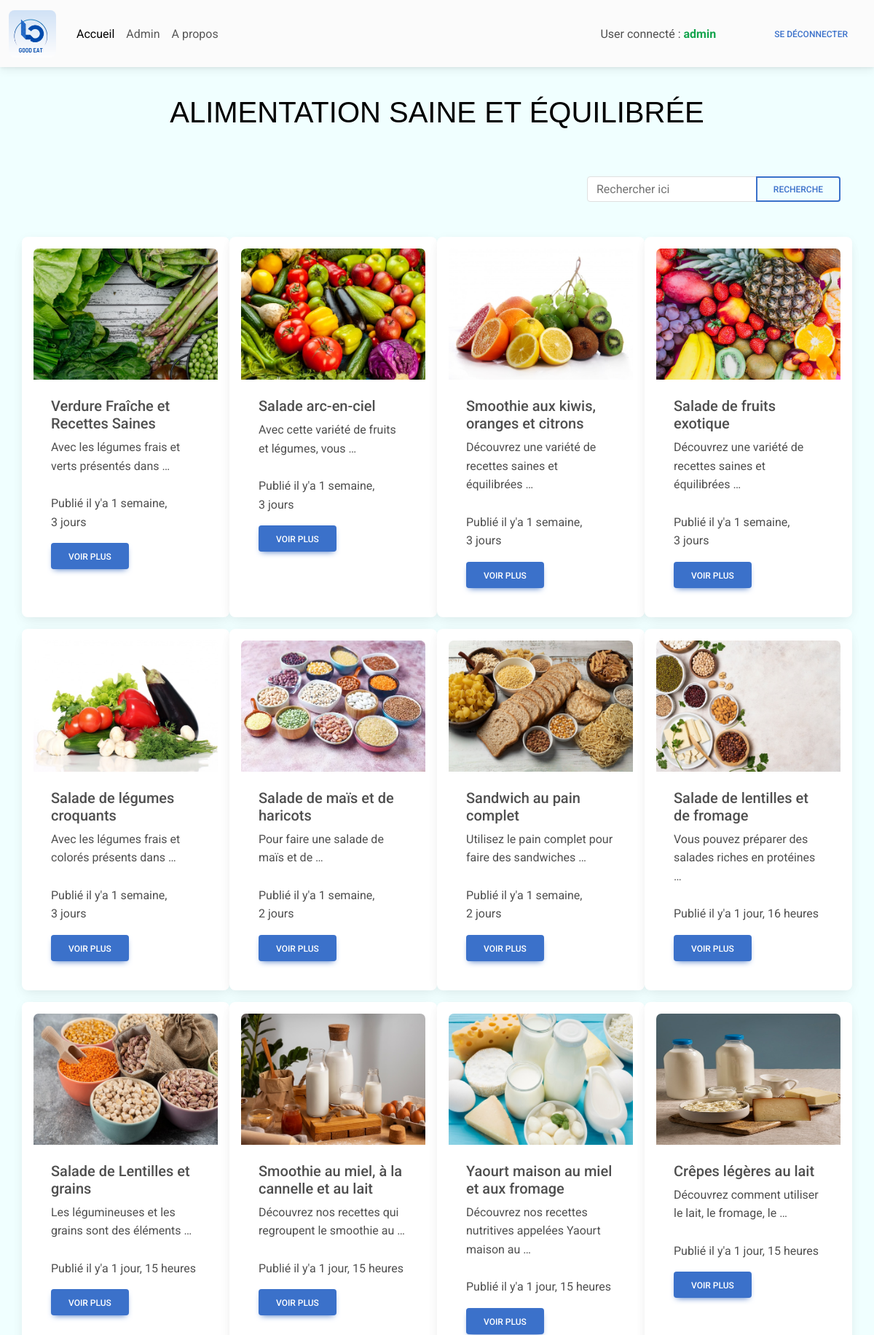
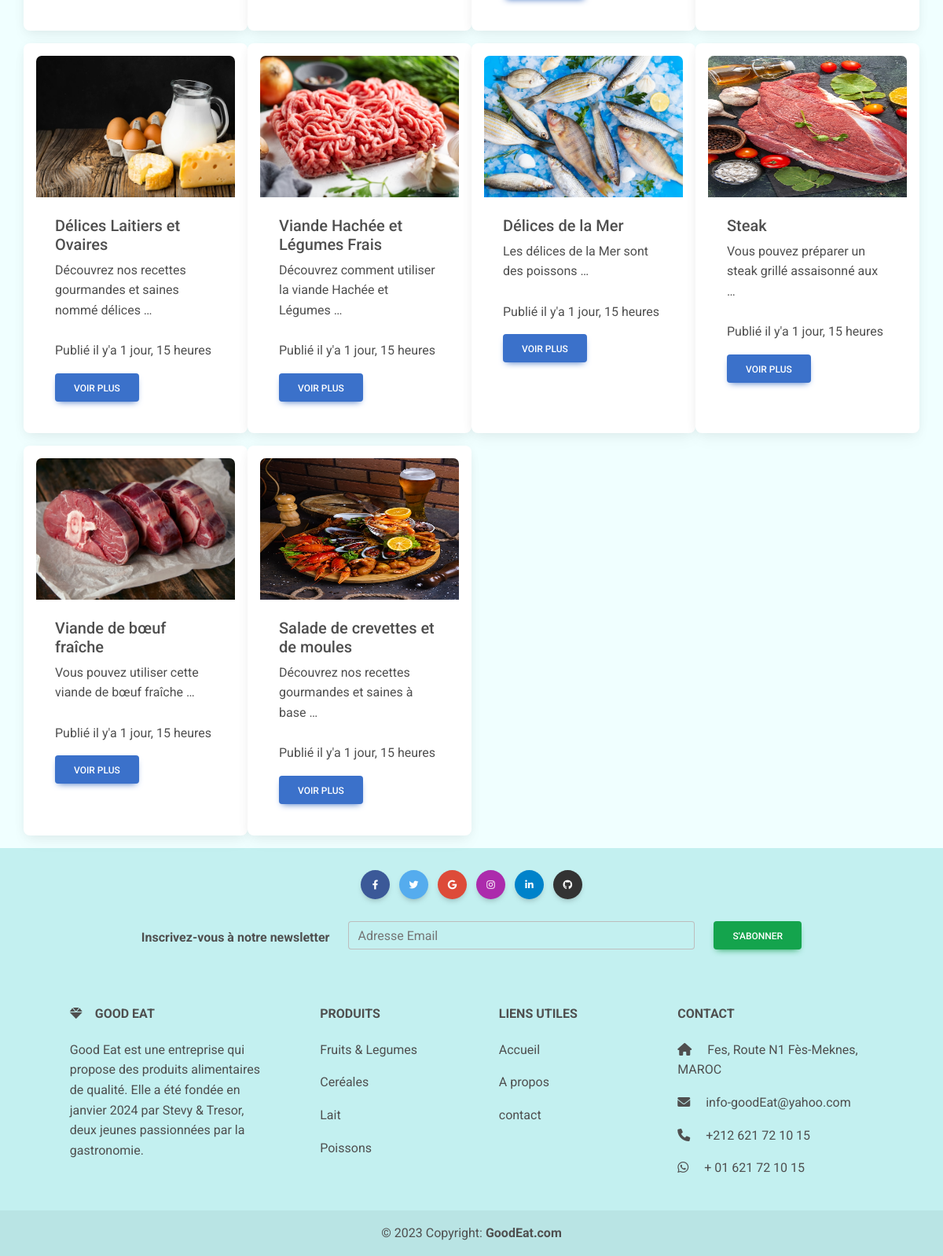
The app's page / (signed in) with its own data (2 pictures, top to bottom).
### my_blog/models.py (models this page shows)
class Produit(models.Model):
    title = models.CharField(max_length = 60)
    desc = models.TextField()
    category = models.ForeignKey(Category, on_delete=models.CASCADE,null=True)
    user = models.ForeignKey(User, on_delete=models.CASCADE)
    image = models.ImageField(upload_to = "", null=True,blank=True)
    created_add = models.DateTimeField(auto_now_add=True)
    update_add = models.DateTimeField(auto_now_add=True)
    def __str__(self):
        return self.title

### my_blog/views.py (the view)
# urls.py: path('', views.home, name='home'),
def home(resquest):
    list_produits = Produit.objects.all()
    context = {"liste_produits":list_produits}
    return render(resquest, 'index.html',context)

### my_blog/templates/index.html (shortened to what this page needs)
{% load static%}
<html>
    {% include "_head.html" %}
<body>
    {% include "headerConnexion.html" %}
<div id="titre">
  <h1 class="text-black my-5 text-center">Alimentation saine et équilibrée</h1>
</div>
<div class="container">
  <div class="row">
    <div class="mb-3 p-3 col-10 col-md-8 col-lg-4 col-xl-4"></div>
    <div class="mb-3 p-3 col-10 col-md-8 col-lg-4 col-xl-4"></div>
    <div class="mb-3 p-3 col-10 col-md-8 col-lg-4 col-xl-4">
      <form class="d-flex input-group w-auto" id="formDeRecherche" action="{% url "search" %}">
        <input
          type="search"
          class="form-control"
          placeholder="Rechercher ici"
          aria-label="Search"
          name="produit"
          id="barreDeRecherche"
        />
        <button
          data-mdb-ripple-init
          class="btn btn-outline-primary"
          type="button"
          data-mdb-ripple-color="dark"
          id="boutonRechercher"
        >
          Recherche
        </button>
      </form>
    </div>
  </div>
</div>
<div class="container">
  <div class="row">
    {% for produit in liste_produits %}
    <div class="card mb-3 p-3 col-12 col-md-6 col-lg-3 col-xl-3">
      <a href="{% url 'detail' produit.id %}">
        <img
          src="{{produit.image.url}}"
          class="card-img-top images"
          alt="Fissure in Sandstone"
          style="height: 180px"
        />
      </a>
      <div class="card-body">
        <h5 class="card-title">{{produit}}</h5>
        <p class="card-text">
          {{produit.desc | truncatewords:8}} <br /><br />
          Publié il y'a {{produit.created_add|timesince}}
        </p>
        <a
          href="{% url 'detail' produit.id %}"
          class="btn btn-primary"
          data-mdb-ripple-init
          >
          Voir plus
        </a >
      </div>
    </div>
    {% endfor %}
  </div>
</div>
{% include "_footer.html" %}
</body>
</html>

### my_blog/templates/headerConnexion.html (shortened to what this page needs)
{% load static %}
<div id="navbar">
  <nav class="navbar navbar-expand-lg fixed-top navbar-light bg-body-tertiary">
    <div class="container-fluid">
      <a class="navbar-brand" href="{% url 'home' %}">
        <img src="{% static "img/GoodEat_Mylogo.png" %}" alt="Logo" id='logo'
        loading="lazy" />
      </a>
      <div class="collapse navbar-collapse" id="navbarTogglerDemo02">
        <ul class="navbar-nav me-auto mb-2 mb-lg-0">
          <li class="nav-item">
            <a
              class="nav-link active"
              aria-current="page"
              href="{% url 'home' %}"
              >Accueil</a
            >
          </li>
          {% if user.is_authenticated %}
          <li class="nav-item" >
            <a class="nav-link" href="{% url 'dashboard' %}">Admin</a>
          </li>
          {% endif %}
          <li class="nav-item">
            <a class="nav-link" href="{% url 'Apropos' %}">A propos</a>
          </li>
        </ul>
        {% if user.is_authenticated %}
        <p class='text-bg-body-secondary mt-3 me-5'>User connecté : <span class='text-success fw-bold'>{{ user.username }}</span></p>
        <a class="nav-link" href="{% url 'logout-blog' %}">
          <button
            data-mdb-ripple-init
            type="button"
            class="btn btn-link px-3 ms-3 me-2"
          >
            Se déconnecter
          </button>
        </a>
        {% endif %}
      </div>
    </div>
  </nav>
</div>

### my_blog/static/css/style.css (style rules this page uses)
#navbar { margin-bottom: 130px; }
#logo { height: 65px; border-radius: 8px; }
#titre { font-family: 'Franklin Gothic Medium', 'Arial Narrow', Arial, sans-serif, Poppins; text-transform: uppercase; }
body { background-color: azure; }

### records on screen
Produit: image (picture), title "Verdure Fraîche et Recettes Saines", desc "Avec les légumes frais et verts présentés dans …", created_add "1 semaine, 3 jours"
Produit: image (picture), title "Salade arc-en-ciel", desc "Avec cette variété de fruits et légumes, vous …", created_add "1 semaine, 3 jours"
Produit: image (picture), title "Smoothie aux kiwis, oranges et citrons", desc "Découvrez une variété de recettes saines et équilibrées …", created_add "1 semaine, 3 jours"
Produit: image (picture), title "Salade de fruits exotique", desc "Découvrez une variété de recettes saines et équilibrées …", created_add "1 semaine, 3 jours"
Produit: image (picture), title "Salade de légumes croquants", desc "Avec les légumes frais et colorés présents dans …", created_add "1 semaine, 3 jours"
Produit: image (picture), title "Salade de maïs et de haricots", desc "Pour faire une salade de maïs et de …", created_add "1 semaine, 2 jours"
Produit: image (picture), title "Sandwich au pain complet", desc "Utilisez le pain complet pour faire des sandwiches …", created_add "1 semaine, 2 jours"
Produit: image (picture), title "Salade de lentilles et de fromage", desc "Vous pouvez préparer des salades riches en protéines …", created_add "1 jour, 16 heures"
Produit: image (picture), title "Salade de Lentilles et grains", desc "Les légumineuses et les grains sont des éléments …", created_add "1 jour, 15 heures"
Produit: image (picture), title "Smoothie au miel, à la cannelle et au lait", desc "Découvrez nos recettes qui regroupent le smoothie au …", created_add "1 jour, 15 heures"
Produit: image (picture), title "Yaourt maison au miel et aux fromage", desc "Découvrez nos recettes nutritives appelées Yaourt maison au …", created_add "1 jour, 15 heures"
Produit: image (picture), title "Crêpes légères au lait", desc "Découvrez comment utiliser le lait, le fromage, le …", created_add "1 jour, 15 heures"
Produit: image (picture), title "Délices Laitiers et Ovaires", desc "Découvrez nos recettes gourmandes et saines nommé délices …", created_add "1 jour, 15 heures"
Produit: image (picture), title "Viande Hachée et Légumes Frais", desc "Découvrez comment utiliser la viande Hachée et Légumes …", created_add "1 jour, 15 heures"
Produit: image (picture), title "Délices de la Mer", desc "Les délices de la Mer sont des poissons …", created_add "1 jour, 15 heures"
Produit: image (picture), title "Steak", desc "Vous pouvez préparer un steak grillé assaisonné aux …", created_add "1 jour, 15 heures"
Produit: image (picture), title "Viande de bœuf fraîche", desc "Vous pouvez utiliser cette viande de bœuf fraîche …", created_add "1 jour, 15 heures"
Produit: image (picture), title "Salade de crevettes et de moules", desc "Découvrez nos recettes gourmandes et saines à base …", created_add "1 jour, 15 heures"

### other values on screen
{{ user.username }} "admin"
